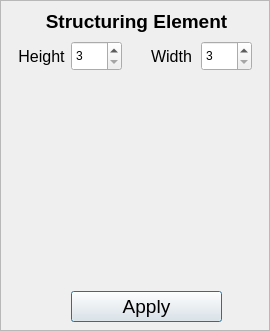
<?xml version="1.0" encoding="UTF-8"?>
<ui version="4.0">
 <class>ScrollArea</class>
 <widget class="QScrollArea" name="ScrollArea">
  <property name="geometry">
   <rect>
    <x>0</x>
    <y>0</y>
    <width>270</width>
    <height>331</height>
   </rect>
  </property>
  <property name="windowTitle">
   <string>ScrollArea</string>
  </property>
  <property name="widgetResizable">
   <bool>true</bool>
  </property>
  <widget class="QWidget" name="scrollAreaWidgetContents">
   <property name="geometry">
    <rect>
     <x>0</x>
     <y>0</y>
     <width>268</width>
     <height>329</height>
    </rect>
   </property>
   <widget class="QSpinBox" name="spinBox">
    <property name="geometry">
     <rect>
      <x>70</x>
      <y>40</y>
      <width>51</width>
      <height>30</height>
     </rect>
    </property>
    <property name="minimum">
     <number>3</number>
    </property>
    <property name="maximum">
     <number>7</number>
    </property>
    <property name="singleStep">
     <number>2</number>
    </property>
    <property name="value">
     <number>3</number>
    </property>
   </widget>
   <widget class="QLabel" name="label_2">
    <property name="geometry">
     <rect>
      <x>0</x>
      <y>40</y>
      <width>81</width>
      <height>30</height>
     </rect>
    </property>
    <property name="font">
     <font>
      <pointsize>12</pointsize>
      <weight>50</weight>
      <bold>false</bold>
     </font>
    </property>
    <property name="text">
     <string>Height</string>
    </property>
    <property name="alignment">
     <set>Qt::AlignCenter</set>
    </property>
   </widget>
   <widget class="QWidget" name="widgetTable" native="true">
    <property name="geometry">
     <rect>
      <x>10</x>
      <y>80</y>
      <width>250</width>
      <height>200</height>
     </rect>
    </property>
   </widget>
   <widget class="QPushButton" name="pushButton">
    <property name="geometry">
     <rect>
      <x>70</x>
      <y>290</y>
      <width>151</width>
      <height>31</height>
     </rect>
    </property>
    <property name="font">
     <font>
      <pointsize>14</pointsize>
     </font>
    </property>
    <property name="text">
     <string>Apply</string>
    </property>
    <property name="default">
     <bool>true</bool>
    </property>
   </widget>
   <widget class="QLabel" name="label">
    <property name="geometry">
     <rect>
      <x>0</x>
      <y>0</y>
      <width>271</width>
      <height>41</height>
     </rect>
    </property>
    <property name="font">
     <font>
      <pointsize>14</pointsize>
      <weight>75</weight>
      <bold>true</bold>
     </font>
    </property>
    <property name="text">
     <string>Structuring Element</string>
    </property>
    <property name="alignment">
     <set>Qt::AlignCenter</set>
    </property>
   </widget>
   <widget class="QLabel" name="label_3">
    <property name="geometry">
     <rect>
      <x>130</x>
      <y>40</y>
      <width>81</width>
      <height>30</height>
     </rect>
    </property>
    <property name="font">
     <font>
      <pointsize>12</pointsize>
      <weight>50</weight>
      <bold>false</bold>
     </font>
    </property>
    <property name="text">
     <string>Width</string>
    </property>
    <property name="alignment">
     <set>Qt::AlignCenter</set>
    </property>
   </widget>
   <widget class="QSpinBox" name="spinBox_2">
    <property name="geometry">
     <rect>
      <x>200</x>
      <y>40</y>
      <width>51</width>
      <height>30</height>
     </rect>
    </property>
    <property name="minimum">
     <number>3</number>
    </property>
    <property name="maximum">
     <number>7</number>
    </property>
    <property name="singleStep">
     <number>2</number>
    </property>
    <property name="value">
     <number>3</number>
    </property>
   </widget>
  </widget>
 </widget>
 <resources/>
 <connections/>
</ui>
